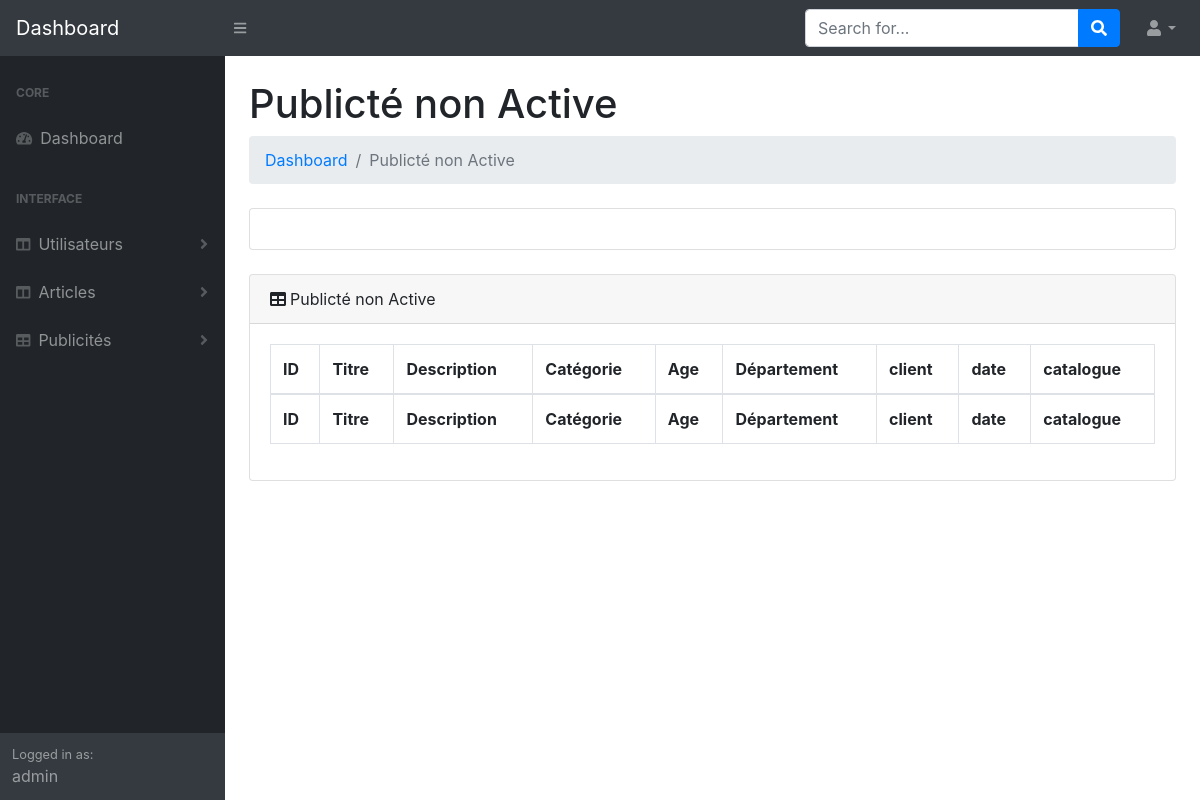
Page /pub-non.php (signed in) on the earlier database version.
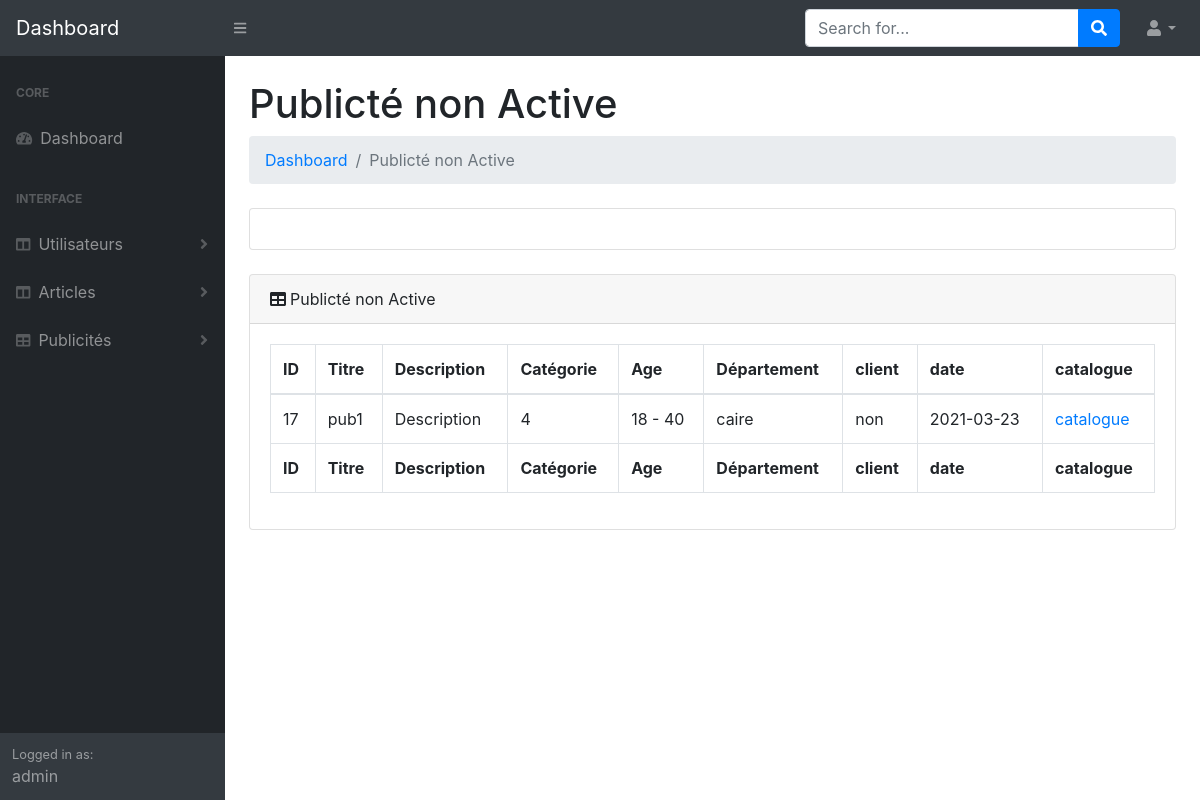
Same page on the later database version.
### tables this page shows
CREATE TABLE `pub` (
  `id` int(11) NOT NULL,
  `name` text NOT NULL,
  `descr` text NOT NULL,
  `type` text NOT NULL,
  `articles` text NOT NULL,
  `state` text NOT NULL,
  `date` date NOT NULL,
  `client` text NOT NULL,
  `category` text NOT NULL,
  `cataloge` text NOT NULL,
  `age1` int(11) NOT NULL,
  `age2` int(11) NOT NULL
);

### header1.php (called while the page is built, shortened)
<?php
if(!empty($_SESSION['admin']) ){
    $admin_email=$_SESSION['admin'];
 }
?>

### pub-non.php (the view, shortened to what this page needs)
<?php
include 'header.php';
?>
            <div id="layoutSidenav_content">
                <main>
                    <div class="container-fluid">
                        <h1 class="mt-4">Publicté non Active</h1>
                        <ol class="breadcrumb mb-4">
                            <li class="breadcrumb-item"><a href="index.php">Dashboard</a></li>
                            <li class="breadcrumb-item active">Publicté non Active</li>
                        </ol>
                        <div class="card mb-4">
                            <div class="card-body"></div>
                        </div>
                        <div class="card mb-4">
                            <div class="card-header"><i class="fas fa-table mr-1"></i>Publicté non Active </div>
                            <div class="card-body">
                                <div class="table-responsive">
                                    <table class="table table-bordered" id="dataTable" width="100%" cellspacing="0">
                                        <thead>
                                            <tr>
                                            <th>ID</th>
                                                <th>Titre</th>
                                                <th>Description</th>
                                                <th>Catégorie</th>
                                                <th>Age</th>
                                                <th>Département</th>
                                                <th>client</th>
                                                <th>date</th>
                                                <th>catalogue </th>
                                            </tr>
                                        </thead>
                                        <tfoot>
                                            <tr>
                                            <th>ID</th>
<th>Titre</th>
<th>Description</th>
<th>Catégorie</th>
<th>Age</th>
<th>Département</th>
<th>client</th>
<th>date</th>
<th>catalogue </th>
                                            </tr>
                                        </tfoot>
                                        <tbody>
<?php
$sql="SELECT * FROM pub ";
$result=mysqli_query($database,$sql);
while( $row3=mysqli_fetch_array($result) ){
?>
<tr >
                                               <td><?php echo $row3['id']; ?></td>
                                                <td><?php echo $row3['name']; ?></td>
                                                <td><?php echo $row3['descr']; ?></td>
                                                <td><?php echo $row3['category']; ?></td>
                                                <td><?php echo $row3['age1']; ?> - <?php echo $row3['age2']; ?></td>
                                                <td><?php echo $row3['state']; ?></td>
                                                <td><?php echo $row3['client']; ?></td>
                                                <td><?php echo $row3['date']; ?></td>
                                                <td><a href="<?php echo $row3['cataloge']; ?>">catalogue</a></td>
</tr>
                                                <?php
}
                                                ?>
                                        </tbody>
                                    </table>
                                </div>
                            </div>
                        </div>
                    </div>
                </main>

### header.php (shortened to what this page needs)
<?php
include 'header1.php';
include 'db_conn.php';
    $sqls="SELECT * FROM admin WHERE username='$admin_email'";
    $results=mysqli_query($database,$sqls);
    $rows=mysqli_fetch_array($results);
?>
<!DOCTYPE html>
<html lang="en">
    <head>
        <link href="css/styles.css" rel="stylesheet" />
        <link href="https://cdn.datatables.net/1.10.20/css/dataTables.bootstrap4.min.css" rel="stylesheet" />
    </head>
    <body class="sb-nav-fixed">
        <nav class="sb-topnav navbar navbar-expand navbar-dark bg-dark">
            <a class="navbar-brand" href="index.php">Dashboard</a><button class="btn btn-link btn-sm order-1 order-lg-0" id="sidebarToggle" href="#"><i class="fas fa-bars"></i></button
            >
            <form class="d-none d-md-inline-block form-inline ml-auto mr-0 mr-md-3 my-2 my-md-0">
                <div class="input-group">
                    <input class="form-control" type="text" placeholder="Search for..." aria-label="Search" aria-describedby="basic-addon2" />
                    <div class="input-group-append">
                        <button class="btn btn-primary" type="button"><i class="fas fa-search"></i></button>
                    </div>
                </div>
            </form>
            <ul class="navbar-nav ml-auto ml-md-0">
                <li class="nav-item dropdown">
                    <a class="nav-link dropdown-toggle" id="userDropdown" href="#" role="button" data-toggle="dropdown" aria-haspopup="true" aria-expanded="false"><i class="fas fa-user fa-fw"></i></a>
                </li>
            </ul>
        </nav>
        <div id="layoutSidenav">
            <div id="layoutSidenav_nav">
                <nav class="sb-sidenav accordion sb-sidenav-dark" id="sidenavAccordion">
                    <div class="sb-sidenav-menu">
                        <div class="nav">
                            <div class="sb-sidenav-menu-heading">Core</div>
                            <a class="nav-link" href="index.php"
                                ><div class="sb-nav-link-icon"><i class="fas fa-tachometer-alt"></i></div>
                                Dashboard</a
                            >
                            <div class="sb-sidenav-menu-heading">Interface</div>
                            <a class="nav-link collapsed" href="#" data-toggle="collapse" data-target="#collapseLayouts" aria-expanded="false" aria-controls="collapseLayouts"
                                ><div class="sb-nav-link-icon"><i class="fas fa-columns"></i></div>
                                Utilisateurs
                                <div class="sb-sidenav-collapse-arrow"><i class="fas fa-angle-down"></i></div
                            ></a>
                            <a class="nav-link collapsed" href="#" data-toggle="collapse" data-target="#collapseLayouts2" aria-expanded="false" aria-controls="collapseLayouts2"
                                ><div class="sb-nav-link-icon"><i class="fas fa-columns"></i></div>
                                Articles
                                <div class="sb-sidenav-collapse-arrow"><i class="fas fa-angle-down"></i></div
                            ></a>
                            <a class="nav-link collapsed" href="#" data-toggle="collapse" data-target="#collapseLayouts7" aria-expanded="false" aria-controls="collapseLayouts7"
                                ><div class="sb-nav-link-icon"><i class="fas fa-table"></i></div>
                                Publicités
                                <div class="sb-sidenav-collapse-arrow"><i class="fas fa-angle-down"></i></div
                            ></a>
                        </div>
                    </div>
                    <div class="sb-sidenav-footer">
                        <div class="small">Logged in as:</div>
<?php
echo $rows['username'];
?>
</div>
                </nav>
            </div>

Differences in the rows shown:
added pub: id "17", name "pub1", descr "Description", category "4", age1 "18", age2 "40", state "caire", client "non", date "2021-03-23"
